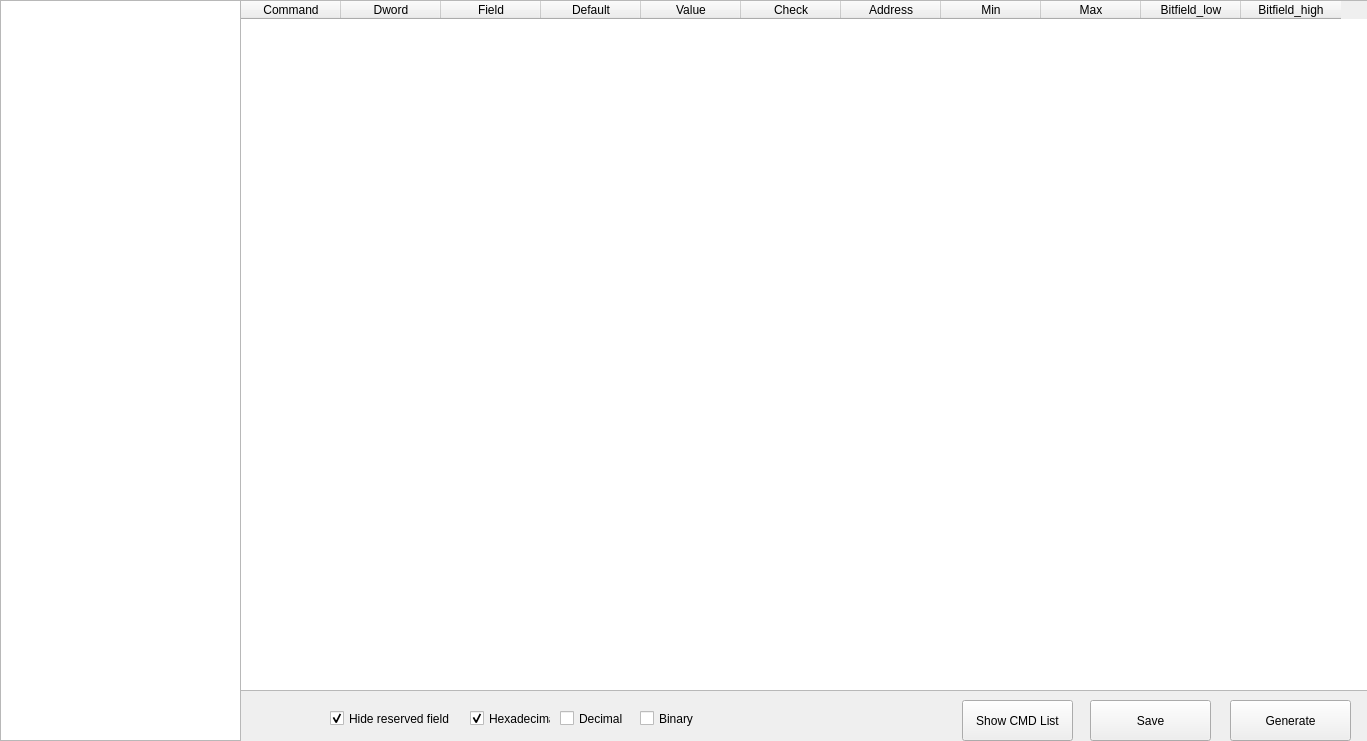
<?xml version="1.0" encoding="UTF-8"?>
<ui version="4.0">
 <class>FormCommandInfo</class>
 <widget class="QWidget" name="FormCommandInfo">
  <property name="geometry">
   <rect>
    <x>0</x>
    <y>0</y>
    <width>1367</width>
    <height>741</height>
   </rect>
  </property>
  <property name="acceptDrops">
   <bool>false</bool>
  </property>
  <property name="windowTitle">
   <string>Form</string>
  </property>
  <widget class="QStackedWidget" name="stackedWidget">
   <property name="geometry">
    <rect>
     <x>0</x>
     <y>0</y>
     <width>1451</width>
     <height>751</height>
    </rect>
   </property>
   <property name="currentIndex">
    <number>0</number>
   </property>
   <widget class="QWidget" name="All">
    <widget class="QTableWidget" name="tableWidgetCmd">
     <property name="geometry">
      <rect>
       <x>240</x>
       <y>0</y>
       <width>1131</width>
       <height>691</height>
      </rect>
     </property>
     <column>
      <property name="text">
       <string>Command</string>
      </property>
     </column>
     <column>
      <property name="text">
       <string>Dword</string>
      </property>
     </column>
     <column>
      <property name="text">
       <string>Field</string>
      </property>
     </column>
     <column>
      <property name="text">
       <string>Default</string>
      </property>
     </column>
     <column>
      <property name="text">
       <string>Value</string>
      </property>
     </column>
     <column>
      <property name="text">
       <string>Check</string>
      </property>
     </column>
     <column>
      <property name="text">
       <string>Address</string>
      </property>
     </column>
     <column>
      <property name="text">
       <string>Min</string>
      </property>
     </column>
     <column>
      <property name="text">
       <string>Max</string>
      </property>
     </column>
     <column>
      <property name="text">
       <string>Bitfield_low</string>
      </property>
     </column>
     <column>
      <property name="text">
       <string>Bitfield_high</string>
      </property>
     </column>
    </widget>
    <widget class="QCheckBox" name="checkBoxBinary">
     <property name="geometry">
      <rect>
       <x>640</x>
       <y>710</y>
       <width>70</width>
       <height>17</height>
      </rect>
     </property>
     <property name="text">
      <string>Binary</string>
     </property>
    </widget>
    <widget class="QCheckBox" name="checkBoxDec">
     <property name="geometry">
      <rect>
       <x>560</x>
       <y>710</y>
       <width>71</width>
       <height>17</height>
      </rect>
     </property>
     <property name="text">
      <string>Decimal</string>
     </property>
    </widget>
    <widget class="QCheckBox" name="checkBoxHex">
     <property name="geometry">
      <rect>
       <x>470</x>
       <y>710</y>
       <width>81</width>
       <height>17</height>
      </rect>
     </property>
     <property name="text">
      <string>Hexadecimal</string>
     </property>
     <property name="checked">
      <bool>true</bool>
     </property>
    </widget>
    <widget class="QCheckBox" name="checkBoxReserved">
     <property name="geometry">
      <rect>
       <x>330</x>
       <y>710</y>
       <width>161</width>
       <height>17</height>
      </rect>
     </property>
     <property name="text">
      <string>Hide reserved field</string>
     </property>
     <property name="checked">
      <bool>true</bool>
     </property>
    </widget>
    <widget class="QPushButton" name="pushButtonSave">
     <property name="geometry">
      <rect>
       <x>1090</x>
       <y>700</y>
       <width>121</width>
       <height>41</height>
      </rect>
     </property>
     <property name="text">
      <string>Save</string>
     </property>
    </widget>
    <widget class="QPushButton" name="pushButtonGen">
     <property name="geometry">
      <rect>
       <x>1230</x>
       <y>700</y>
       <width>121</width>
       <height>41</height>
      </rect>
     </property>
     <property name="text">
      <string>Generate</string>
     </property>
    </widget>
    <widget class="QPushButton" name="pushButtonSCL">
     <property name="geometry">
      <rect>
       <x>962</x>
       <y>700</y>
       <width>111</width>
       <height>41</height>
      </rect>
     </property>
     <property name="text">
      <string>Show CMD List</string>
     </property>
    </widget>
    <widget class="QTreeWidget" name="treeWidgetCmd">
     <property name="geometry">
      <rect>
       <x>0</x>
       <y>0</y>
       <width>241</width>
       <height>741</height>
      </rect>
     </property>
     <property name="wordWrap">
      <bool>false</bool>
     </property>
     <property name="columnCount">
      <number>1</number>
     </property>
     <attribute name="headerVisible">
      <bool>false</bool>
     </attribute>
     <column>
      <property name="text">
       <string notr="true">1</string>
      </property>
     </column>
    </widget>
   </widget>
   <widget class="QWidget" name="cmdlist">
    <widget class="QTableWidget" name="tableWidgetCmdlist">
     <property name="geometry">
      <rect>
       <x>330</x>
       <y>0</y>
       <width>381</width>
       <height>691</height>
      </rect>
     </property>
     <column>
      <property name="text">
       <string>Command</string>
      </property>
     </column>
     <column>
      <property name="text">
       <string>Original(ringinfo)</string>
      </property>
     </column>
     <column>
      <property name="text">
       <string>Error</string>
      </property>
     </column>
    </widget>
    <widget class="QPushButton" name="pushButtonSU">
     <property name="geometry">
      <rect>
       <x>460</x>
       <y>700</y>
       <width>93</width>
       <height>28</height>
      </rect>
     </property>
     <property name="text">
      <string>Save &amp;&amp; Update</string>
     </property>
    </widget>
    <widget class="QPushButton" name="pushButtonGB">
     <property name="geometry">
      <rect>
       <x>590</x>
       <y>700</y>
       <width>93</width>
       <height>28</height>
      </rect>
     </property>
     <property name="text">
      <string>Go Back</string>
     </property>
    </widget>
   </widget>
   <widget class="QWidget" name="page_5">
    <property name="acceptDrops">
     <bool>true</bool>
    </property>
   </widget>
  </widget>
 </widget>
 <resources/>
 <connections/>
</ui>
